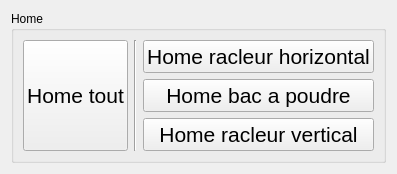
         <widget class="QWidget" name="tab_3">
          <attribute name="title">
           <string>Home</string>
          </attribute>
          <layout class="QVBoxLayout" name="verticalLayout_8">
           <item>
            <widget class="QGroupBox" name="groupBox_9">
             <property name="title">
              <string>Home</string>
             </property>
             <layout class="QGridLayout" name="gridLayout_7">
              <item row="1" column="0" rowspan="3">
               <widget class="QPushButton" name="pushButton_8">
                <property name="maximumSize">
                 <size>
                  <width>16777215</width>
                  <height>1000</height>
                 </size>
                </property>
                <property name="font">
                 <font>
                  <pointsize>16</pointsize>
                 </font>
                </property>
                <property name="text">
                 <string>Home tout</string>
                </property>
               </widget>
              </item>
              <item row="1" column="2">
               <widget class="QPushButton" name="pushButton_6">
                <property name="maximumSize">
                 <size>
                  <width>16777215</width>
                  <height>1000</height>
                 </size>
                </property>
                <property name="font">
                 <font>
                  <pointsize>16</pointsize>
                 </font>
                </property>
                <property name="text">
                 <string>Home racleur horizontal</string>
                </property>
               </widget>
              </item>
              <item row="3" column="2">
               <widget class="QPushButton" name="pushButton_7">
                <property name="maximumSize">
                 <size>
                  <width>16777215</width>
                  <height>1000</height>
                 </size>
                </property>
                <property name="font">
                 <font>
                  <pointsize>16</pointsize>
                 </font>
                </property>
                <property name="text">
                 <string>Home racleur vertical</string>
                </property>
               </widget>
              </item>
              <item row="2" column="2">
               <widget class="QPushButton" name="pushButton_5">
                <property name="maximumSize">
                 <size>
                  <width>16777215</width>
                  <height>1000</height>
                 </size>
                </property>
                <property name="font">
                 <font>
                  <pointsize>16</pointsize>
                 </font>
                </property>
                <property name="text">
                 <string>Home bac a poudre</string>
                </property>
               </widget>
              </item>
              <item row="1" column="1" rowspan="3">
               <widget class="Line" name="line">
                <property name="font">
                 <font>
                  <pointsize>16</pointsize>
                 </font>
                </property>
                <property name="orientation">
                 <enum>Qt::Vertical</enum>
                </property>
               </widget>
              </item>
             </layout>
            </widget>
           </item>
          </layout>
         </widget>
